Frame 1 (no input): blank canvas, image omitted
Frame 60 (the mouse pressed at the canvas centre just before this capture): blank canvas, image omitted
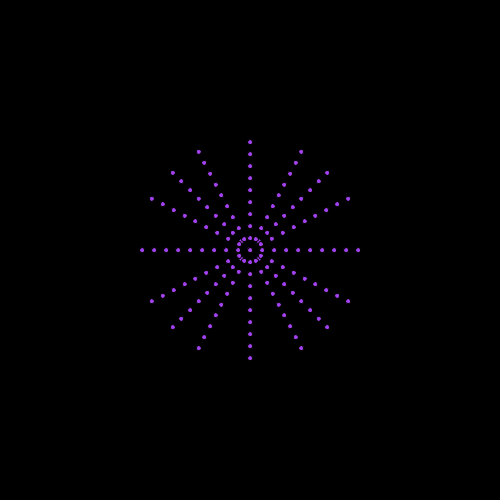
Frame 120 (the mouse held since frame 60 and released just before this capture)

The Processing sketch whose frames 1 and 60 were blank and that drew this single picture after the mouse press (run headless with seeded random() and noise(); from frame 60 on, the mouse is pressed at the canvas centre):

// Processing sketch: processing_76748
// ── processing_76748.pde

/*****************************************
 * Assignment 3
 * Name: Emma Sawin
 * E-mail: esawin@haverford.edu
 * Course:  CS 110 - Section 01
 * Submitted: 9/26/2012
 *
 * This file contains a class defining an object 
 * that draws a firework which grows as time passes.
 * It also draws a firework using this class wherever 
 * the mouse is clicked.
 *
***********************************************/
/*****************************************
 *Draws a randomly colored firework that 
 *expands over time
 *
 *@ Emma Sawin (esawin@haverford.edu)
 *
***********************************************/
class Firework {
  //x-coordinate
  int x;
  //y-coordinate
  int y;
  //time since created
  float t;
  //random color generator
  float amountRed;
  float amountGreen;
  float amountBlue;

  /**Constructor
  * @param xCoordinate the initial x coordiante of the firework
  * @param yCoordinate the initial y coordiante of the firework
  */
  Firework(int xCoordinate, int yCoordinate) {
    x = xCoordinate;
    y = yCoordinate;
    t = 0;
    amountRed = random(0, 255);
    amountGreen = random(0, 255);
    amountBlue = random(0, 255);
  }
  
  //draw the firework
  void display() {
    fill(amountRed, amountGreen, amountBlue);
    if (t < 150){
      for (int i = 0; i<10; i++){
        ellipse(x, y + (t / 5) * i, 5, 5);
      }
      for (int i = 0; i<10; i++){
        ellipse(x, y - (t / 5) * i, 5, 5);
      }
      for (int i = 0; i<10; i++){
        ellipse(x + (t / 5) * i, y, 5, 5);
      }
      for (int i = 0; i<10; i++){
        ellipse(x - (t / 5) * i, y, 5, 5);
      }
      for (int i = 0; i<10; i++){
        ellipse(x - (t / 7) * i, y - (t / 7) * i, 5, 5);
      }
      for (int i = 0; i<10; i++){
        ellipse(x - (t / 7) * i, y + (t / 7) * i, 5, 5);
      }
       for (int i = 0; i<10; i++){
        ellipse(x + (t / 7) * i, y - (t / 7) * i, 5, 5);
      }
       for (int i = 0; i<10; i++){
        ellipse(x + (t / 7) * i, y + (t / 7) * i, 5, 5);
      }
       for (int i = 0; i<10; i++){
        ellipse(x - (t / 10.5) * i, y- (t / 5.5) * i, 5, 5);
      }
      for (int i = 0; i<10; i++){
        ellipse(x - (t / 10.5) * i, y+ (t / 5.5) * i, 5, 5);
      }
      for (int i = 0; i<10; i++){
        ellipse(x + (t / 10.5) * i, y- (t / 5.5) * i, 5, 5);
      }
      for (int i = 0; i<10; i++){
        ellipse(x + (t / 10.5) * i, y+ (t / 5.5) * i, 5, 5);
      }
      for (int i = 0; i<10; i++){
        ellipse(x + (t / 5.5) * i, y+ (t / 10.5) * i, 5, 5);
      }
      for (int i = 0; i<10; i++){
        ellipse(x - (t / 5.5) * i, y+ (t / 10.5) * i, 5, 5);
      }
      for (int i = 0; i<10; i++){
        ellipse(x + (t / 5.5) * i, y- (t / 10.5) * i, 5, 5);
      }
      for (int i = 0; i<10; i++){
        ellipse(x - (t / 5.5) * i, y- (t / 10.5) * i, 5, 5);
      }
    }
  }
  
  //advance the animation with time
  void step(){
    t++;
  }
} 

//max number of objects that can be displayed at onece
int MAX_NUM_OBJECTS = 10;

//array of fireworks
Firework[] fireworks = new Firework[MAX_NUM_OBJECTS];

//counter to show where to place new fireworks
int idxFireworks = 0;

void setup(){
  size(500,500);
}

void draw() {
  
  background(0);
  
  for (int i = 0; i<MAX_NUM_OBJECTS; i++){
    
    if (fireworks[i] !=null){
      fireworks[i].step();
      fireworks[i].display(); 
    }
  }
}

void mousePressed(){
  fireworks[idxFireworks]= new Firework( mouseX, mouseY);
  idxFireworks = (idxFireworks+1)%MAX_NUM_OBJECTS;
}
